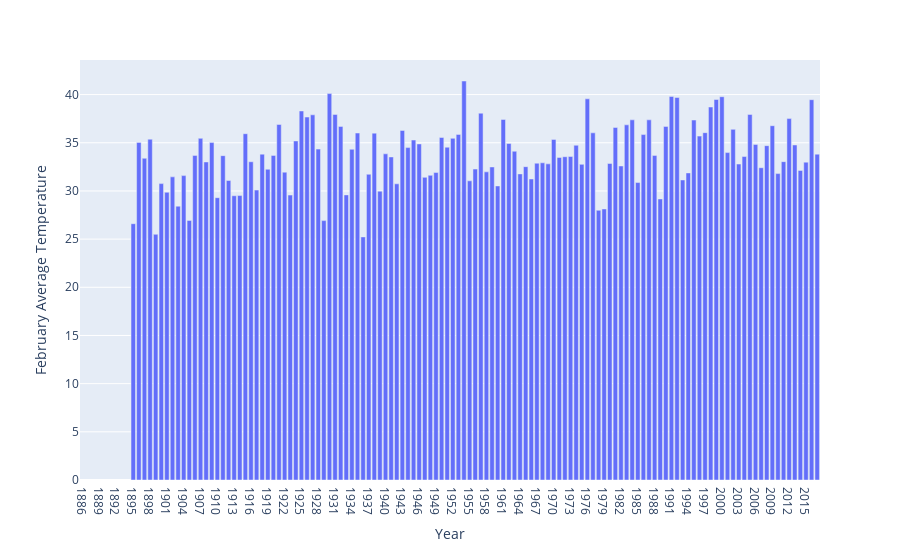
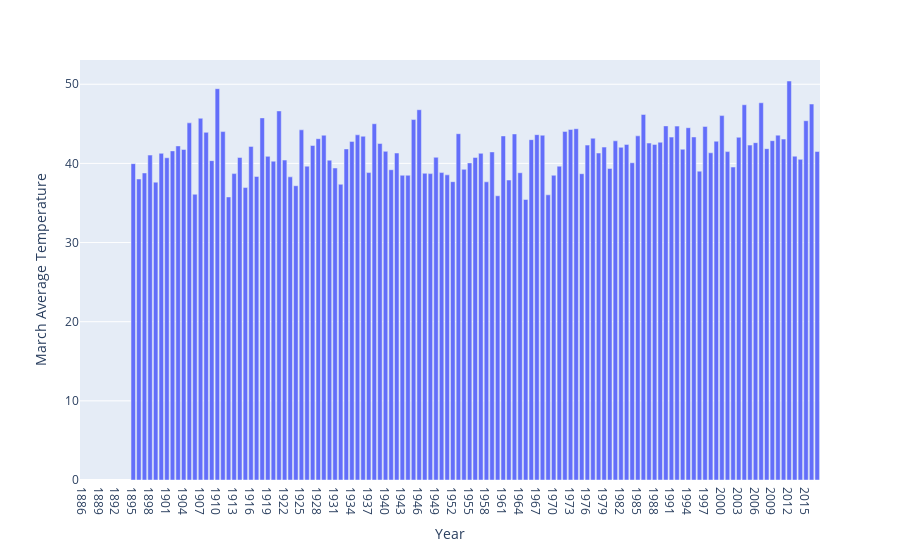

Notebook code cell kept with these figures, in order:
### Markdown cell above
#### Create two figures using the data frame and display them. Use px.bar.

### Code cell
fig1 = px.bar(gdh, x = 'Year', y= 'February Average Temperature')
fig2 = px.bar(gdh, x = 'Year', y= 'March Average Temperature')

fig1.show()
fig2.show()

### Figure 1 — Plotly figure (JSON) as saved in the notebook; plotly's stock layout.template omitted (floating-point values rounded to 4 significant figures; data arrays with more than 128 entries replaced by an {"elided": "..."} marker saying what was removed)
{"data": [{"alignmentgroup": "True", "hovertemplate": "Year=%{x}<br>February Average Temperature=%{y}<extra></extra>", "legendgroup": "", "marker": {"color": "#636efa", "pattern": {"shape": ""}}, "name": "", "offsetgroup": "", "orientation": "v", "showlegend": false, "textposition": "auto", "type": "bar", "x": {"elided": "132 str values"}, "xaxis": "x", "y": {"elided": "132 float values"}, "yaxis": "y"}], "layout": {"autosize": true, "barmode": "relative", "legend": {"tracegroupgap": 0}, "margin": {"t": 60}, "xaxis": {"anchor": "y", "autorange": true, "domain": [0, 1], "range": [-0.5, 131.5], "title": {"text": "Year"}, "type": "category"}, "yaxis": {"anchor": "x", "autorange": true, "domain": [0, 1], "range": [0, 43.59], "title": {"text": "February Average Temperature"}, "type": "linear"}}}

### Figure 2 — Plotly figure (JSON) as saved in the notebook; plotly's stock layout.template omitted (floating-point values rounded to 4 significant figures; data arrays with more than 128 entries replaced by an {"elided": "..."} marker saying what was removed)
{"data": [{"alignmentgroup": "True", "hovertemplate": "Year=%{x}<br>March Average Temperature=%{y}<extra></extra>", "legendgroup": "", "marker": {"color": "#636efa", "pattern": {"shape": ""}}, "name": "", "offsetgroup": "", "orientation": "v", "showlegend": false, "textposition": "auto", "type": "bar", "x": {"elided": "132 str values"}, "xaxis": "x", "y": {"elided": "132 float values"}, "yaxis": "y"}], "layout": {"autosize": true, "barmode": "relative", "legend": {"tracegroupgap": 0}, "margin": {"t": 60}, "xaxis": {"anchor": "y", "autorange": true, "domain": [0, 1], "range": [-0.5, 131.5], "title": {"text": "Year"}, "type": "category"}, "yaxis": {"anchor": "x", "autorange": true, "domain": [0, 1], "range": [0, 53.06], "title": {"text": "March Average Temperature"}, "type": "linear"}}}
